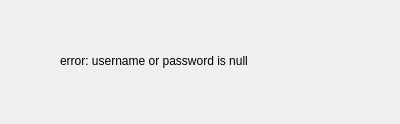
<?xml version="1.0" encoding="UTF-8"?>
<ui version="4.0">
 <class>Form</class>
 <widget class="QWidget" name="Form">
  <property name="geometry">
   <rect>
    <x>0</x>
    <y>0</y>
    <width>400</width>
    <height>124</height>
   </rect>
  </property>
  <property name="windowTitle">
   <string>Form</string>
  </property>
  <widget class="QLabel" name="error_lable">
   <property name="geometry">
    <rect>
     <x>60</x>
     <y>40</y>
     <width>291</width>
     <height>41</height>
    </rect>
   </property>
   <property name="frameShadow">
    <enum>QFrame::Plain</enum>
   </property>
   <property name="text">
    <string>error: username or password is null</string>
   </property>
  </widget>
 </widget>
 <resources/>
 <connections/>
</ui>
